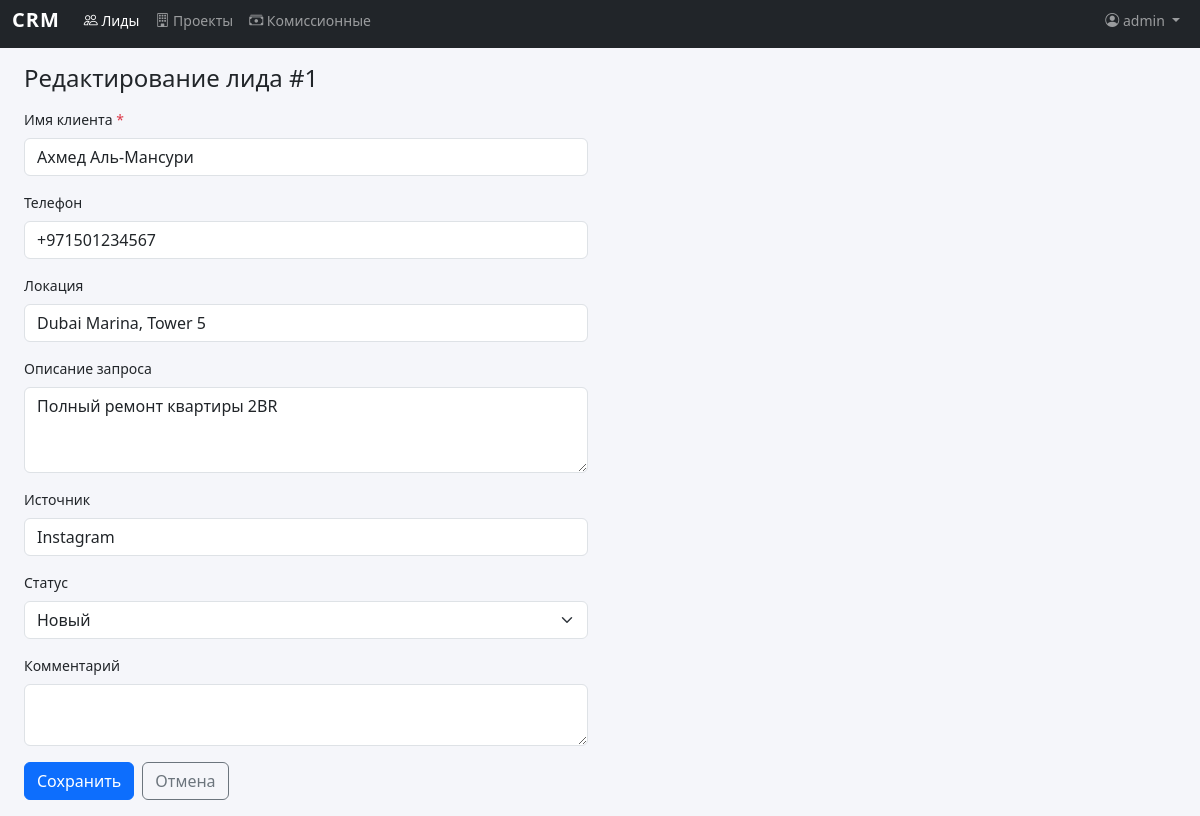
Page /leads/1/edit (signed in) on the committed database.
### models.py (models this page shows, shortened)
class User(db.Model, UserMixin):
    id = db.Column(db.Integer, primary_key=True)
    username = db.Column(db.String(80), unique=True, nullable=False)
    password_hash = db.Column(db.String(128), nullable=False)
    must_change_password = db.Column(db.Boolean, default=False)

class Lead(db.Model):
    id = db.Column(db.Integer, primary_key=True)
    created_at = db.Column(db.DateTime, default=datetime.utcnow)
    client_name = db.Column(db.String(200), nullable=False)
    phone = db.Column(db.String(50), default='')
    location_text = db.Column(db.String(300), default='')
    request_description = db.Column(db.Text, default='')
    source = db.Column(db.String(200), default='')
    status = db.Column(db.String(20), default='new')
    comment = db.Column(db.Text, default='')
    STATUS_LABELS = {
        'new': 'Новый',
        'in_progress': 'В работе',
        'closed': 'Закрыт',
    }

### routes_leads.py (the view, shortened to what this page needs)
@leads_bp.route('/<int:lead_id>/edit', methods=['GET', 'POST'])
@login_required
def lead_edit(lead_id):
    lead = db.session.get(Lead, lead_id)
    if not lead:
        flash('Лид не найден.', 'danger')
        return redirect(url_for('leads.lead_list'))
    return render_template('leads/form.html', lead=lead, is_new=False)

### templates/leads/form.html (shortened to what this page needs)
{% extends "base.html" %}
{% block content %}
<div class="row">
    <div class="col-lg-6">
        <h4 class="mb-3">
            {% if is_new %}Новый лид{% else %}Редактирование лида #{{ lead.id }}{% endif %}
        </h4>
        <form method="POST">
            <div class="mb-3">
                <label class="form-label">Имя клиента <span class="text-danger">*</span></label>
                <input type="text" name="client_name" class="form-control"
                       value="{{ lead.client_name if lead else '' }}" required>
            </div>
            <div class="mb-3">
                <label class="form-label">Телефон</label>
                <input type="text" name="phone" class="form-control"
                       value="{{ lead.phone if lead else '' }}">
            </div>
            <div class="mb-3">
                <label class="form-label">Локация</label>
                <input type="text" name="location_text" class="form-control"
                       value="{{ lead.location_text if lead else '' }}">
            </div>
            <div class="mb-3">
                <label class="form-label">Описание запроса</label>
                <textarea name="request_description" class="form-control" rows="3">{{ lead.request_description if lead else '' }}</textarea>
            </div>
            <div class="mb-3">
                <label class="form-label">Источник</label>
                <input type="text" name="source" class="form-control"
                       value="{{ lead.source if lead else '' }}"
                       placeholder="Откуда пришёл лид">
            </div>
            <div class="mb-3">
                <label class="form-label">Статус</label>
                <select name="status" class="form-select">
                    <option value="new" {% if lead and lead.status == 'new' %}selected{% endif %}>Новый</option>
                </select>
            </div>
            <div class="mb-3">
                <label class="form-label">Комментарий</label>
                <textarea name="comment" class="form-control" rows="2">{{ lead.comment if lead else '' }}</textarea>
            </div>
            <div class="d-flex gap-2">
                <button type="submit" class="btn btn-primary">
                    {% if is_new %}Создать{% else %}Сохранить{% endif %}
                </button>
                <a href="{{ url_for('leads.lead_list') }}" class="btn btn-outline-secondary">Отмена</a>
            </div>
        </form>
    </div>
</div>
{% endblock %}

### templates/base.html (shortened to what this page needs)
<!DOCTYPE html>
<html lang="ru">
<head>
    <link href="https://cdn.jsdelivr.net/npm/bootstrap@5.3.3/dist/css/bootstrap.min.css" rel="stylesheet">
    <link href="https://cdn.jsdelivr.net/npm/bootstrap-icons@1.11.3/font/bootstrap-icons.min.css" rel="stylesheet">
    <link href="{{ url_for('static', filename='style.css') }}" rel="stylesheet">
</head>
<body>
{% if current_user.is_authenticated %}
<nav class="navbar navbar-expand-lg navbar-dark bg-dark mb-0">
    <div class="container-fluid">
        <a class="navbar-brand" href="{{ url_for('index') }}">CRM</a>
        <div class="collapse navbar-collapse" id="navbarNav">
            <ul class="navbar-nav me-auto">
                <li class="nav-item">
                    <a class="nav-link {% if request.path.startswith('/leads') %}active{% endif %}"
                       href="{{ url_for('leads.lead_list') }}">
                        <i class="bi bi-people"></i> Лиды
                    </a>
                </li>
                <li class="nav-item">
                    <a class="nav-link {% if request.path.startswith('/projects') %}active{% endif %}"
                       href="{{ url_for('projects.project_list') }}">
                        <i class="bi bi-building"></i> Проекты
                    </a>
                </li>
                <li class="nav-item">
                    <a class="nav-link {% if request.path.startswith('/commissions') %}active{% endif %}"
                       href="{{ url_for('commissions.commission_list') }}">
                        <i class="bi bi-cash-stack"></i> Комиссионные
                    </a>
                </li>
            </ul>
            <ul class="navbar-nav">
                <li class="nav-item dropdown">
                    <a class="nav-link dropdown-toggle" href="#" role="button" data-bs-toggle="dropdown">
                        <i class="bi bi-person-circle"></i> {{ current_user.username }}
                    </a>
                </li>
            </ul>
        </div>
    </div>
</nav>
{% endif %}
<div class="container-fluid px-4 py-3">
    {% block content %}{% endblock %}
</div>
</body>
</html>

### static/style.css (style rules this page uses)
body { font-size: 14px; background: #f5f6fa; -webkit-tap-highlight-color: transparent; }
.navbar { padding-top: env(safe-area-inset-top); }
.navbar-brand { font-weight: 700; letter-spacing: 1px; }

### rows in the picture
User: username "admin"
Lead: id "1", client_name "Ахмед Аль-Мансури", phone "+971501234567", location_text "Dubai Marina, Tower 5", request_description "Полный ремонт квартиры 2BR", source "Instagram", status "Новый"
